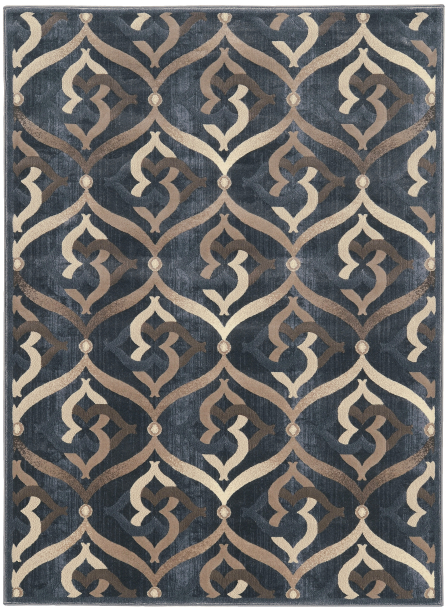
#> input picture job/RM-ImageDetection-custom_rug2/RM-ImageDetection-custom_rug2/custom_color_testMyself/input/m21.jpg, 448 x 612 px
$ python main3.py
#> lines starting #> are read from the running program, lines starting #| are printed output that depends on the picture; after the words box and inside, x2 and y2 are one past the last pixel; in counts of white or black regions, pixels touching at a corner belong together
#> further down, imag is the input picture: shape (612, 448, 3); mean B, G, R 105.3, 107.6, 110.1
### job/RM-ImageDetection-custom_rug2/RM-ImageDetection-custom_rug2/custom_color_testMyself/functions/func.py
import numpy as np


def crop(img):
    l1, w1, ch = np.shape(img)
#> l1 = 612; w1 = 448; ch = 3
    k =0
    t =0
    k1 =0
    t1 =0
    for i in range(0,int(w1/2)):
        if img[int(l1/2),i,0]!=255 or  img[int(l1/2),i,1]!=255 or  img[int(l1/2),i,2]!=255:
            k = i
            #print(k)
            break
    for i in range(0,int(l1/2)):
        if img[i,int(w1/2),0]!=255 or  img[i,int(w1/2),1]!=255 or  img[i,int(w1/2),2]!=255:
            t = i
            #print(t)
            break

    for i in range(1,int(w1/2)):
        if img[int(l1/2),w1-i,0]!=255 or  img[int(l1/2),w1-i,1]!=255 or  img[int(l1/2),w1-i,2]!=255:
            k1 = w1-i-1
            #print(k1)
            break
    for i in range(1,int(l1/2)):
        if img[l1-i,int(w1/2),0]!=255 or  img[l1-i,int(w1/2),1]!=255 or  img[l1-i,int(w1/2),2]!=255:
            t1 = l1-i-1
            #print(t1)
            break
    img2 = img[t:t1,k:k1,:]
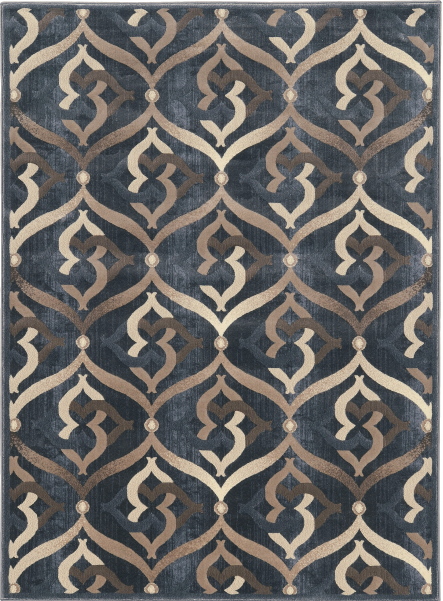
#> img2: shape (601, 443, 3); mean B, G, R 101, 103.4, 106
    return img2

# [23 lines left out: functions maxRepeating, enhancing, not called in this run]

def dist1(x,y):
    z = np.sqrt((x[0]-y[0])**2 +(x[1]-y[1])**2+ (x[2]-y[2])**2)
    return z
def dist(x,y):
    z = np.sqrt((x[0]-y[0])**2 +(x[1]-y[1])**2)
    return z
def dist2(x,y):
    z = np.sqrt((x[0]-y[0])**2)
    return z

### job/RM-ImageDetection-custom_rug2/RM-ImageDetection-custom_rug2/custom_color_testMyself/functions/EnhanceImage.py
# -*- coding: utf-8 -*-
"""
Created on Sat Dec 29 12:02:35 2018

@author: mkm19
"""

import numpy as np
from functions.func import dist, crop,  dist1, dist2

#########################

def maxRepeating(img, num):
    count = np.zeros([num])
    for i in range(0, 25):
        for j in range(0, num):
            if img[i]==j:
                count[j]= count[j]+1


    result = max(count)
    ind  = np.argmax(count)
    return result, ind

def enhancing(img, clus_num):
    vec = np.zeros([5,5])
    l1, w1 = np.shape(img)
    for i in range(3,l1-2):
        for j in range(3, w1-2):
            vec[:,:] = img[i-2:i+3,j-2:j+3]
            vec1 = vec.reshape((25))
            result, ind = maxRepeating(vec1,   clus_num)
            if result > 5:
                img[i,j] = ind

    return img


def meanColoring(im, thresh):
    cl = im.getcolors(im.size[0]*im.size[1])
    cl1 =sorted(cl, reverse=True)
    x =max(im.getcolors(im.size[0]*im.size[1]))
    i = 0
    if x[1]==(255,255,255):
        x = cl1[1]
        i = 1
    count  = 1
    color = np.dot(x[1],x[0])
    sigma = x[0]
    for j in range(i+1,len(cl1)):
        x1 = cl1[j]
        if dist1(x1[1][:],x[1][:])<thresh+5:
            count += 1
            color += np.dot(x1[1],x1[0])
            sigma += x1[0]
    color1 = np.dot(color,1/sigma)
    return color1

### job/RM-ImageDetection-custom_rug2/RM-ImageDetection-custom_rug2/custom_color_testMyself/main3.py
# -*- coding: utf-8 -*-
"""
Created on Tue Jan 29 10:48:38 2019

@author: mkm1992
"""


import numpy as np
import cv2
import PIL
from PIL import Image

import matplotlib.pyplot as plt
from functions.EnhanceImage import  meanColoring ,enhancing
from sklearn.cluster import KMeans
from functions.crop_func import crop
from scipy import ndimage
from functions.func import dist, crop,  dist1, dist2 #, enhancing
import colorgram
############################################### Reading Image
name_nat = 'm21.jpg'
name =  'input/'+name_nat
imag = cv2.imread(name)
imag1 = crop(imag)
imag2 =  imag1[5:-5,5:-5,:]
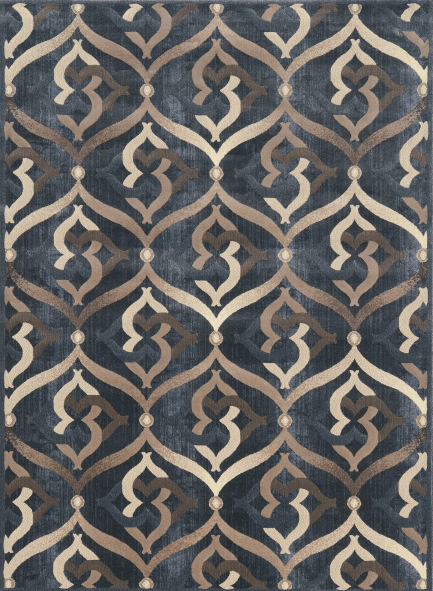
#> imag2: shape (591, 433, 3); mean B, G, R 98.7, 101.3, 104.1
img =  cv2.cvtColor(imag2, cv2.COLOR_BGR2RGB)
plt.imshow(img)
plt.show()
#########################################Cluster First Color
im = Image.open(name)
x =max(im.getcolors(im.size[0]*im.size[1]))
#> x = (7695, (255, 255, 255))

cl = im.getcolors(im.size[0]*im.size[1])
#> cl = 14880 items
cl1 =sorted(cl, reverse=True)
#> cl1 = 14880 items
if x[1]==(255,255,255):
    x = cl1[1]
#> x = (1341, (58, 65, 73))
thresh = 32
flag = 0
if (x[1][0]<50 and x[1][1]<50 and x[1][2]<50) or flag==1 :
    print('rgb')
    color12 = meanColoring(im, thresh)
    imgH =  cv2.cvtColor(img, cv2.COLOR_RGB2HSV)
    img21 = np.zeros([img.shape[0] , img.shape[1]])
    img1 = np.copy(img)
    for i in range(0,img.shape[0]):
        for j in range(0,img.shape[1]):
            if dist1(color12, img[i,j,:])<thresh:
                img21[i,j]=1

else :
    imgH =  cv2.cvtColor(img, cv2.COLOR_RGB2HSV)
#> imgH: shape (591, 433, 3); mean H, S, V 67.3, 47.4, 112
    im = Image.fromarray(imgH)
    img1 = np.copy(imgH)
    color12 = meanColoring(im, thresh)
#> in meanColoring, `cl = im.getcolors(im.size[0]*im.size[1])`: cl = 13371 items
#> in meanColoring, `x =max(im.getcolors(im.size[0]*im.size[1]))`: x = (1338, (106, 52, 73))
#> in meanColoring, `color = np.dot(x[1],x[0])`: color = [141828, 69576, 97674]
#> in meanColoring, `sigma = x[0]`: sigma = 1338
#> the loop in meanColoring, `for j in range(i+1,len(cl1)):` made 13370 passes
#> (x1, z in dist1, color, sigma) on passes 1 to 10: ((1327, (106, 55, 70)), 4.24, [282490, 142561, 190564], 2665), ((1289, (106, 57, 67)), 7.81, [419124, 216034, 276927], 3954), ((1271, (106, 53, 72)), 1.41, [553850, 283397, 368439], 5225), ((1263, (106, 51, 75)), 2.24, [687728, 347810, 463164], 6488), ((1238, (106, 55, 69)), 5, [818956, 415900, 548586], 7726), ((1232, (106, 54, 71)), 2.83, [949548, 482428, 636058], 8958), ((1230, (106, 56, 68)), 6.4, [1079928, 551308, 719698], 10188), ((1196, (106, 52, 74)), 1, [1206704, 613500, 808202], 11384), ((1145, (106, 50, 76)), 3.61, [1328074, 670750, 895222], 12529), ((1132, (106, 50, 77)), 4.47, [1448066, 727350, 982386], 13661)
#> (color, sigma) on passes 61 to 66: ([4753173, 2330488, 3306199], 45157), ([4797154, 2350984, 3342494], 45584), ([4841135, 2371053, 3379643], 46011), ([4885549, 2390327, 3405202], 46430), ([4929125, 2412534, 3431180], 46849), ([4972701, 2430970, 3462605], 47268)
#> after the loop in meanColoring, `for j in range(i+1,len(cl1)):`: color = [14068264, 6347847, 10247616]; count = 1641; sigma = 133904
#> in meanColoring, `color1 = np.dot(color,1/sigma)`: color1 = [105.1, 47.41, 76.53]
#> color12 = [105.1, 47.41, 76.53]
    img21 = np.zeros([img.shape[0] , img.shape[1]])
    for i in range(0,img.shape[0]):
        for j in range(0,img.shape[1]):
            if dist1(color12, imgH[i,j,:])<thresh:
                img21[i,j]=1
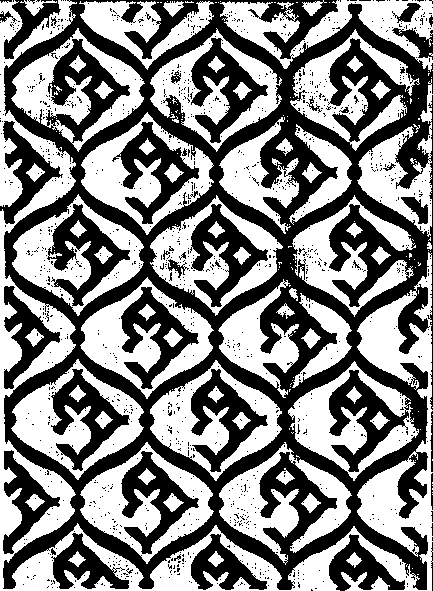
#> img21: shape (591, 433) float64; values 0 (black) and 1 (white), 52% white; 1287 black regions (1248 under 20 px), largest, box (x1, y1, x2, y2) and area: (3, 0, 433, 590) 81409, (47, 204, 130, 306) 3058, (191, 38, 268, 143) 3051
model2 =enhancing(img21, 2)
#> after the loop in enhancing, `for i in range(3,l1-2):`:
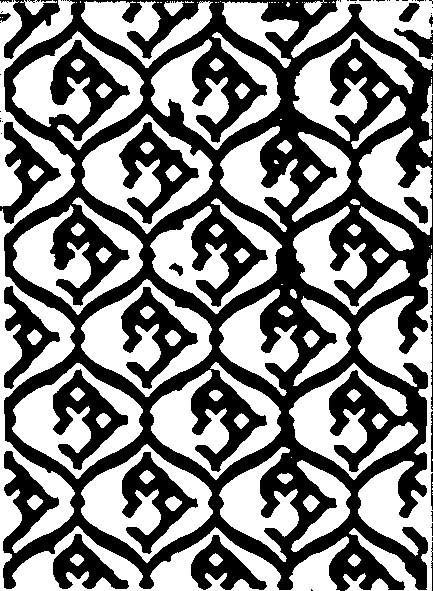
#> img: shape (591, 433) float64; values 0 (black) and 1 (white), 52.3% white; 59 black regions (39 under 20 px), largest, box (x1, y1, x2, y2) and area: (3, 0, 433, 591) 99483, (119, 122, 199, 224) 2999, (122, 452, 198, 554) 2945
###########################################Change First Color
for i in range(0,img.shape[0]):
    for j in range(0,img.shape[1]):
        if model2[i,j]==1:
            imgH[i,j,0] =10
            imgH[i,j,1] =200
            if imgH[i,j,2]<50:
                imgH[i,j,2] =170
#> imgH: shape (591, 433, 3); mean H, S, V 17.8, 127.4, 112.3
imgN2 =  cv2.cvtColor(imgH, cv2.COLOR_HSV2RGB)
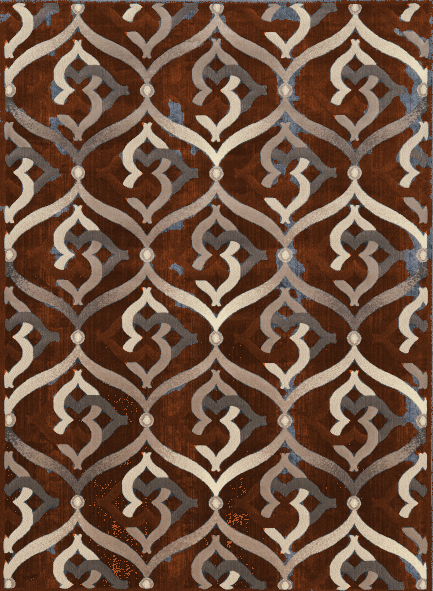
#> imgN2: shape (591, 433, 3); mean R, G, B 111.7, 83.4, 66.5
plt.imshow(imgN2)
plt.show()
imgN2=cv2.cvtColor(imgN2, cv2.COLOR_BGR2RGB)
name_out = 'output/1'+name_nat
cv2.imwrite(name_out,imgN2)
